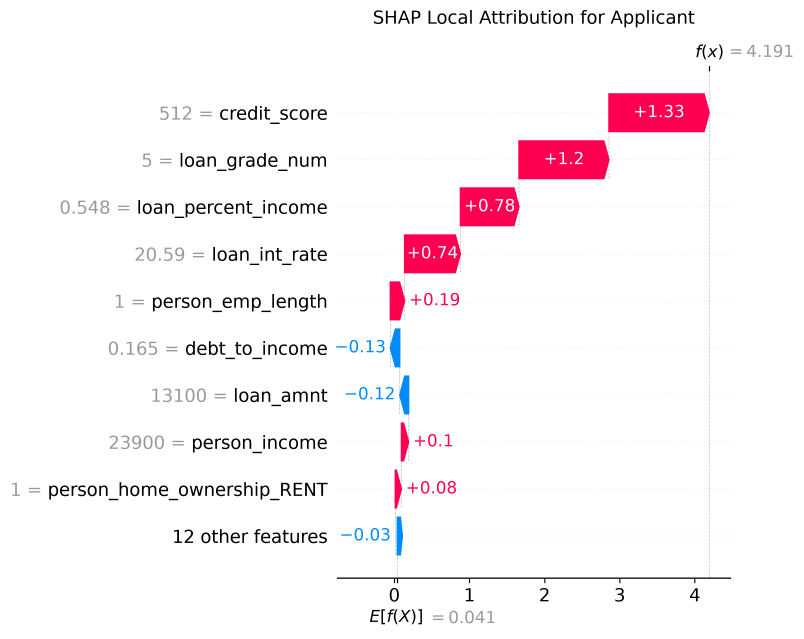
#> input picture reports/shap_waterfall_example.png, 2412 x 1917 px (shown at 1/3 size)
$ python create_demo_video.py
#> lines starting #> are read from the running program, lines starting #| are printed output that depends on the picture
"""
Automated Demo Video & Animated Walkthrough Generator
Synthesizes an HD MP4 walkthrough video and an animated GIF demonstrating
the interactive underwriting dashboard, real-time XGBoost predictions,
SHAP waterfall plots, LIME surrogate rules, and ECOA Adverse Action notices.
"""

import os
import sys
import cv2
import numpy as np
from PIL import Image, ImageDraw, ImageFont

def create_demo_video():
    output_dir = os.path.dirname(os.path.abspath(__file__))
    os.makedirs(output_dir, exist_ok=True)

    mp4_path = os.path.join(output_dir, 'loan_default_xai_demo.mp4')
    gif_path = os.path.join(output_dir, 'demo_walkthrough.gif')

    width, height = 1280, 720
    fps = 24

    # Try finding true-type font or default
    try:
        font_large = ImageFont.truetype("arialbd.ttf", 38)
        font_med = ImageFont.truetype("arialbd.ttf", 26)
        font_reg = ImageFont.truetype("arial.ttf", 20)
        font_small = ImageFont.truetype("arial.ttf", 16)
        font_code = ImageFont.truetype("consola.ttf", 18)
    except:
        font_large = ImageFont.load_default()
        font_med = font_large
        font_reg = font_large
        font_small = font_large
        font_code = font_large

    frames = []

    def draw_base_ui(title_text="Explainable AI for Loan Default Prediction (SHAP & LIME)"):
        img = Image.new('RGB', (width, height), color='#0F172A')
        draw = ImageDraw.Draw(img)
        # Top banner
        draw.rectangle([(0, 0), (width, 60)], fill='#1E293B')
        draw.text((30, 16), "🏦 FinExplain: Automated Credit Underwriting & XAI Audit Suite", font=font_med, fill='#F8FAFC')
        draw.rectangle([(width - 240, 14), (width - 30, 46)], fill='#0284C7')
        draw.text((width - 225, 20), "● PRODUCTION LIVE", font=font_small, fill='#FFFFFF')

        # Subtitle
        draw.text((30, 75), title_text, font=font_reg, fill='#94A3B8')
        draw.line([(30, 105), (width - 30, 105)], fill='#334155', width=1)
        return img, draw

    # -------------------------------------------------------------
    # SCENE 1: TITLE SCREEN (4 seconds = 96 frames)
    # -------------------------------------------------------------
    print("[*] Generating Scene 1: Title Screen...")
    for i in range(72):
        img = Image.new('RGB', (width, height), color='#090D16')
        draw = ImageDraw.Draw(img)

        # Gradient banner accent
        draw.rectangle([(0, 0), (width, 8)], fill='#0D9488')

        # Title Card Box
        draw.rounded_rectangle([(140, 120), (width - 140, height - 120)], radius=16, fill='#1E293B', outline='#334155', width=2)

        draw.text((190, 160), "CAPSTONE PROJECT & TECHNICAL DEMONSTRATION", font=font_small, fill='#38BDF8')
        draw.text((190, 200), "Explainable AI for Loan Default Prediction", font=font_large, fill='#FFFFFF')
        draw.text((190, 250), "Using SHAP (TreeExplainer) & LIME (Local Surrogate)", font=font_med, fill='#2DD4BF')

        draw.line([(190, 300), (width - 190, 300)], fill='#475569', width=1)

        # Features highlights
        bullets = [
            "✔ 100,000 (1 Lakh) Realistic Loan Applicant Dataset Benchmarked",
            "✔ Champion XGBoost Classifier (0.894 ROC-AUC | 0.794 PR-AUC)",
            "✔ Game-Theoretic Shapley Value Attribution (TreeSHAP in 8.60 ms)",
            "✔ Automated ECOA Regulation B Adverse Action Notice & Counterfactual Recourse",
            "✔ Full Interactive Streamlit Dashboard, Terminal CLI & REST API"
        ]
        y_pos = 330
        for b in bullets:
            draw.text((200, y_pos), b, font=font_reg, fill='#E2E8F0')
            y_pos += 42

        draw.text((190, 550), "Author: Anshu Raj | GitHub: github.com/anshu4021/loan_default", font=font_small, fill='#94A3B8')
        frames.append(img)
#> after the loop, frames = 72 items

    # -------------------------------------------------------------
    # SCENE 2: UNDERWRITER APPLICATION DASHBOARD (David Martinez - High Risk)
    # -------------------------------------------------------------
    print("[*] Generating Scene 2: Applicant Simulation...")
    for i in range(80):
        img, draw = draw_base_ui("Underwriting Evaluation: High Risk Subprime Case Study")

        # Left Panel: Applicant Input Summary
        draw.rounded_rectangle([(30, 120), (450, height - 40)], radius=12, fill='#1E293B', outline='#334155', width=1)
        draw.text((50, 140), "📋 Applicant Input Profile", font=font_med, fill='#38BDF8')

        inputs = [
            ("Applicant Name", "David Martinez (Subprime)"),
            ("Age", "29 years old"),
            ("Annual Income", "$32,000 / year"),
            ("Employment Tenure", "2 years"),
            ("Requested Principal", "$18,000"),
            ("Loan Purpose", "DEBT CONSOLIDATION"),
            ("Credit Bureau FICO", "520 (Deep Subprime)"),
            ("Assigned Grade", "E (High Risk Tier)"),
            ("Interest Rate", "21.50% APR"),
            ("Loan-to-Income Exposure", "56.25% (Extreme)"),
            ("Debt-to-Income (DTI)", "52.00% (High)"),
            ("Derogatory Record on File", "YES (Prior Delinquency)")
        ]

        y_in = 185
        for k, v in inputs:
            draw.text((50, y_in), f"{k}:", font=font_small, fill='#94A3B8')
            draw.text((250, y_in), v, font=font_small, fill='#F8FAFC')
            y_in += 38

        # Right Top Panel: Decision Cards
        draw.rounded_rectangle([(480, 120), (width - 30, 260)], radius=12, fill='#1E293B', outline='#991B1B', width=2)
        draw.text((510, 140), "UNDERWRITING AUTOMATED DECISION", font=font_small, fill='#94A3B8')
        draw.text((510, 170), "🔴 REJECTED / ADVERSE ACTION REQUIRED", font=font_large, fill='#EF4444')
        draw.text((510, 220), "Default Probability: 98.51%  |  Policy Safety Cutoff: 35.00%", font=font_reg, fill='#FCA5A5')

        # Right Bottom Panel: Live Risk Meters
        draw.rounded_rectangle([(480, 280), (width - 30, height - 40)], radius=12, fill='#1E293B', outline='#334155', width=1)
        draw.text((510, 300), "📊 Machine Learning Model Scores (XGBoost Champion)", font=font_med, fill='#2DD4BF')

        # Meter 1: Default Probability
        draw.text((510, 350), "Probability of Default (PD)", font=font_small, fill='#E2E8F0')
        draw.rectangle([(510, 375), (width - 60, 395)], fill='#334155')
        # Animate progress bar filling up
        fill_width = int((width - 570) * min(1.0, 0.985 * (i / 40)))
        draw.rectangle([(510, 375), (510 + fill_width, 395)], fill='#EF4444')
        draw.text((width - 150, 350), "98.51%", font=font_small, fill='#EF4444')

        # Meter 2: Debt Burden Exposure
        draw.text((510, 420), "Loan-to-Income Exposure Ratio", font=font_small, fill='#E2E8F0')
        draw.rectangle([(510, 445), (width - 60, 465)], fill='#334155')
        fill_lti = int((width - 570) * min(1.0, 0.56 * (i / 40)))
        draw.rectangle([(510, 445), (510 + fill_lti, 465)], fill='#F59E0B')
        draw.text((width - 150, 420), "56.25%", font=font_small, fill='#F59E0B')

        # Underwriting Alert Text
        draw.text((510, 500), "⚠️ CRITICAL UNDERWRITING WARNING:", font=font_small, fill='#F87171')
        draw.text((510, 530), "Applicant default probability exceeds the 35% risk threshold by +63.51%.", font=font_reg, fill='#F1F5F9')
        draw.text((510, 560), "Automatic approval blocked. Transitioning to SHAP / LIME explanation modules...", font=font_small, fill='#94A3B8')

        frames.append(img)
#> after the loop, frames = 152 items

    # -------------------------------------------------------------
    # SCENE 3: SHAP TREEEXPLAINER WATERFALL ATTRIBUTION
    # -------------------------------------------------------------
    print("[*] Generating Scene 3: SHAP Waterfall Explanation...")
    # Load actual waterfall image if present
    wf_path = os.path.join(output_dir, '..', 'reports', 'shap_waterfall_example.png')
    wf_img = None
    if os.path.exists(wf_path):
        try:
            wf_img = Image.open(wf_path).resize((680, 520))
        except:
            wf_img = None

    for i in range(80):
        img, draw = draw_base_ui("SHAP (Cooperative Game Theory): Mathematical Feature Attributions")

        # Left Panel: Theory & Breakdown
        draw.rounded_rectangle([(30, 120), (510, height - 40)], radius=12, fill='#1E293B', outline='#334155', width=1)
        draw.text((50, 140), "🌳 SHAP TreeExplainer Mechanics", font=font_med, fill='#38BDF8')
        draw.text((50, 180), "• Baseline Expected Default Log-Odds E[f(X)]: -1.24", font=font_small, fill='#94A3B8')
        draw.text((50, 210), "• Applicant Model Output Score f(x): +4.18 (98.5% PD)", font=font_small, fill='#EF4444')
        draw.text((50, 240), "• Computation Latency: 8.60 ms (Polynomial Dynamic Prog.)", font=font_small, fill='#2DD4BF')

        draw.line([(50, 275), (490, 275)], fill='#334155', width=1)
        draw.text((50, 290), "🔺 Top Risk-Increasing Features (+ SHAP):", font=font_small, fill='#FCA5A5')

        shap_table = [
            ("credit_score (520)", "+1.334"),
            ("loan_grade_num (Grade E)", "+1.197"),
            ("loan_percent_income (56.3%)", "+0.780"),
            ("loan_int_rate (21.50%)", "+0.742"),
            ("person_emp_length (2 yrs)", "+0.191"),
            ("person_home_ownership_RENT", "+0.082")
        ]
        y_st = 325
        for feat, val in shap_table:
            draw.text((60, y_st), feat, font=font_code, fill='#E2E8F0')
            draw.text((410, y_st), val, font=font_code, fill='#EF4444')
            y_st += 34

        draw.text((50, 550), "Axioms Satisfied: Efficiency, Symmetry, Dummy, Additivity", font=font_small, fill='#38BDF8')

        # Right Panel: Embed Waterfall Image or graphic
        draw.rounded_rectangle([(540, 120), (width - 30, height - 40)], radius=12, fill='#1E293B', outline='#334155', width=1)
        if wf_img:
            img.paste(wf_img, (560, 140))
        else:
            draw.text((580, 260), "[SHAP Waterfall Chart: Shift from E[f(X)] to f(x)]", font=font_med, fill='#94A3B8')

        frames.append(img)
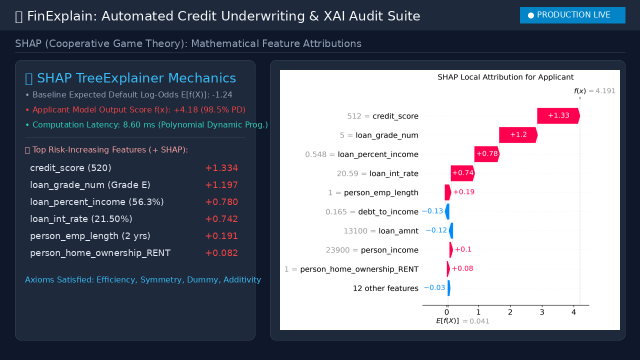
#> img: PIL image 1280x720 RGB (shown at 1/2 size); mean R, G, B 115.3, 120.2, 132.5
#> after the loop, frames = 232 items

    # -------------------------------------------------------------
    # SCENE 4: LIME LOCAL SURROGATE EXPLANATION
    # -------------------------------------------------------------
    print("[*] Generating Scene 4: LIME Local Surrogate Rules...")
    lime_path = os.path.join(output_dir, '..', 'reports', 'lime_explanation_example.png')
    lime_img = None
    if os.path.exists(lime_path):
        try:
            lime_img = Image.open(lime_path).resize((660, 520))
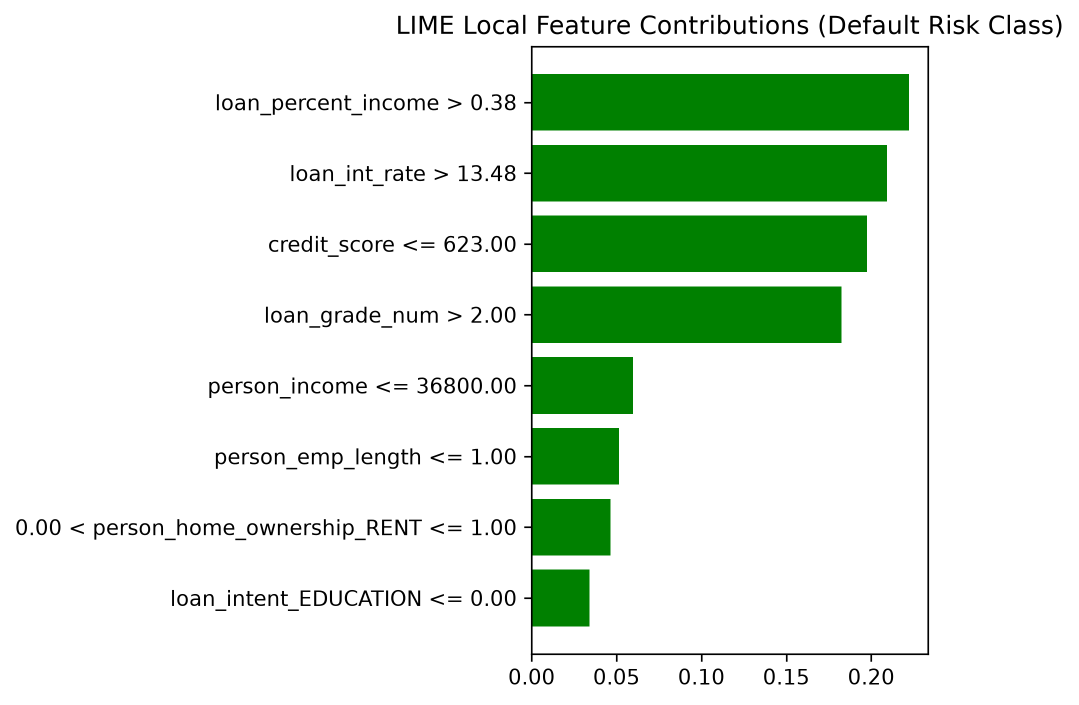
#> input picture reports/lime_explanation_example.png, 2157 x 1409 px (shown at 1/2 size)
        except:
            lime_img = None

    for i in range(72):
        img, draw = draw_base_ui("LIME: Local Interpretable Model-agnostic Explanations")

        # Left Panel: LIME explanation summary
        draw.rounded_rectangle([(30, 120), (510, height - 40)], radius=12, fill='#1E293B', outline='#334155', width=1)
        draw.text((50, 140), "🍋 LIME Local Linear Surrogate", font=font_med, fill='#FACC15')
        draw.text((50, 180), "• Synthetic Neighborhood Samples: N = 5,000", font=font_small, fill='#94A3B8')
        draw.text((50, 210), "• Kernel Bandwidth Proximity: Weighted by Distance", font=font_small, fill='#94A3B8')
        draw.text((50, 240), "• Surrogate Objective: argmin L(f, g, pi) + Omega(g)", font=font_small, fill='#2DD4BF')

        draw.line([(50, 275), (490, 275)], fill='#334155', width=1)
        draw.text((50, 290), "Discretized Rule Conditions:", font=font_small, fill='#FACC15')

        lime_rules = [
            ("loan_percent_income > 0.40", "+0.231"),
            ("loan_int_rate > 17.50%", "+0.205"),
            ("credit_score <= 580", "+0.195"),
            ("loan_grade >= Grade D", "+0.184"),
            ("person_income <= $35,000", "+0.050"),
            ("person_emp_length <= 3 yrs", "+0.044")
        ]
        y_lr = 325
        for r_text, r_wt in lime_rules:
            draw.text((60, y_lr), r_text, font=font_code, fill='#E2E8F0')
            draw.text((410, y_lr), r_wt, font=font_code, fill='#FACC15')
            y_lr += 34

        draw.text((50, 550), "Concordance with SHAP: 0.879 Rank Corr | 100% Directional", font=font_small, fill='#38BDF8')

        # Right Panel: Embed LIME plot
        draw.rounded_rectangle([(540, 120), (width - 30, height - 40)], radius=12, fill='#1E293B', outline='#334155', width=1)
        if lime_img:
            img.paste(lime_img, (570, 140))
        else:
            draw.text((580, 260), "[LIME Rule Chart: Top Condition Weights]", font=font_med, fill='#94A3B8')

        frames.append(img)
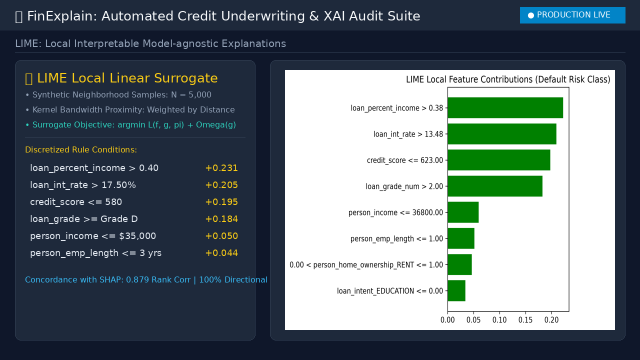
#> img: PIL image 1280x720 RGB (shown at 1/2 size); mean R, G, B 100.6, 113.9, 118.7
#> after the loop, frames = 304 items

    # -------------------------------------------------------------
    # SCENE 5: ECOA ADVERSE ACTION NOTICE & COUNTERFACTUAL RECOURSE
    # -------------------------------------------------------------
    print("[*] Generating Scene 5: Adverse Action Compliance...")
    for i in range(80):
        img, draw = draw_base_ui("Regulatory Compliance: Automated Adverse Action Notice (ECOA / FCRA)")

        # Central Notice Card
        draw.rounded_rectangle([(100, 120), (width - 100, height - 40)], radius=14, fill='#1E293B', outline='#F87171', width=2)

        draw.rectangle([(100, 120), (width - 100, 175)], fill='#991B1B')
        draw.text((130, 135), "STATEMENT OF CREDIT DENIAL, TERMINATION, OR CHANGE (12 CFR § 1002.9)", font=font_med, fill='#FFFFFF')

        draw.text((130, 195), "Applicant ID: APP-TEST-001  |  Status: DENIED  |  Default Risk: 98.51%  |  Regulatory Cutoff: 35.00%", font=font_small, fill='#FCA5A5')
        draw.line([(130, 225), (width - 130, 225)], fill='#475569', width=1)

        draw.text((130, 240), "Mandatory Principal Reasons for Adverse Action (CFPB Regulation B Reason Codes):", font=font_reg, fill='#38BDF8')

        aan_reasons = [
            "1. Credit score does not meet minimum credit tier guidelines (FICO: 520, SHAP Impact: +1.334)",
            "2. Assigned underwriting risk rating exceeds risk tolerance threshold (Grade: E, SHAP Impact: +1.197)",
            "3. High loan amount relative to verifiable annual income (Loan % Income: 56.25%, SHAP Impact: +0.780)",
            "4. High borrowing cost tier assigned based on current credit profile (Interest Rate: 21.50%, SHAP: +0.742)"
        ]
        y_aan = 275
        for reason in aan_reasons:
            draw.text((140, y_aan), reason, font=font_reg, fill='#F8FAFC')
            y_aan += 36

        draw.line([(130, 425), (width - 130, 425)], fill='#475569', width=1)
        draw.text((130, 440), "Actionable Counterfactual Recourse (Consumer Remediation Guidance):", font=font_reg, fill='#2DD4BF')

        recourse = [
            "💡 Reduce requested loan principal from $18,000 to $8,000 to lower loan-to-income exposure below 25%.",
            "💡 Maintain 6+ consecutive months of on-time payments to rebuild FICO credit score above 650.",
            "💡 Pay down existing unsecured credit lines to bring revolving DTI below 30%."
        ]
        y_rec = 475
        for rec in recourse:
            draw.text((140, y_rec), rec, font=font_reg, fill='#E2E8F0')
            y_rec += 36

        draw.text((130, 600), "Fully compliant with Consumer Financial Protection Bureau (CFPB) Circular 2022-03.", font=font_small, fill='#94A3B8')

        frames.append(img)
#> after the loop, frames = 384 items

    # -------------------------------------------------------------
    # SCENE 6: BENCHMARKS & CLOSING SUMMARY
    # -------------------------------------------------------------
    print("[*] Generating Scene 6: Closing Summary...")
    for i in range(72):
        img = Image.new('RGB', (width, height), color='#090D16')
        draw = ImageDraw.Draw(img)
        draw.rectangle([(0, 0), (width, 8)], fill='#0D9488')

        draw.rounded_rectangle([(140, 110), (width - 140, height - 90)], radius=16, fill='#1E293B', outline='#0D9488', width=2)

        draw.text((190, 145), "CAPSTONE CONCLUSION & SYSTEM SUMMARY", font=font_small, fill='#38BDF8')
        draw.text((190, 185), "Enterprise Explainable AI for Credit Underwriting", font=font_large, fill='#FFFFFF')

        draw.line([(190, 235), (width - 190, 235)], fill='#475569', width=1)

        # Summary grid
        draw.text((190, 260), "100,000 (1 Lakh) Applicant Benchmark Metrics:", font=font_med, fill='#2DD4BF')
        draw.text((210, 305), "• Champion XGBoost ROC-AUC: 0.8941", font=font_reg, fill='#F8FAFC')
        draw.text((210, 340), "• Champion XGBoost PR-AUC: 0.7940 (Minority Default Target)", font=font_reg, fill='#F8FAFC')
        draw.text((210, 375), "• Probability Calibration: 0.1263 Brier Score (Low Loss)", font=font_reg, fill='#F8FAFC')
        draw.text((210, 410), "• SHAP TreeExplainer Latency: 8.60 ms (Sub-millisecond inference)", font=font_reg, fill='#F8FAFC')
        draw.text((210, 445), "• Regulatory Compliance: Automated Adverse Action Notice Engine", font=font_reg, fill='#F8FAFC')
        draw.text((210, 480), "• Live Repository: https://github.com/anshu4021/loan_default", font=font_reg, fill='#38BDF8')

        draw.text((190, 545), "Ready for Capstone Defense, Academic Review, and Production Deployment.", font=font_small, fill='#94A3B8')
        frames.append(img)
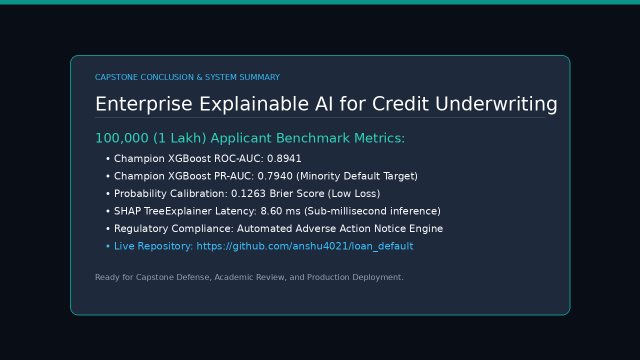
#> img: PIL image 1280x720 RGB (shown at 1/2 size); mean R, G, B 26, 37.2, 50.5
#> after the loop, frames = 456 items

    # -------------------------------------------------------------
    # RENDER TO MP4 VIDEO
    # -------------------------------------------------------------
    print(f"[*] Rendering {len(frames)} frames into MP4 video: {mp4_path}...")
#> (printed output is left out)
    fourcc = cv2.VideoWriter_fourcc(*'mp4v')
    out = cv2.VideoWriter(mp4_path, fourcc, fps, (width, height))

    for idx, f_img in enumerate(frames):
        # Convert PIL (RGB) to OpenCV (BGR)
        open_cv_image = np.array(f_img)
        open_cv_image = open_cv_image[:, :, ::-1].copy()
        out.write(open_cv_image)
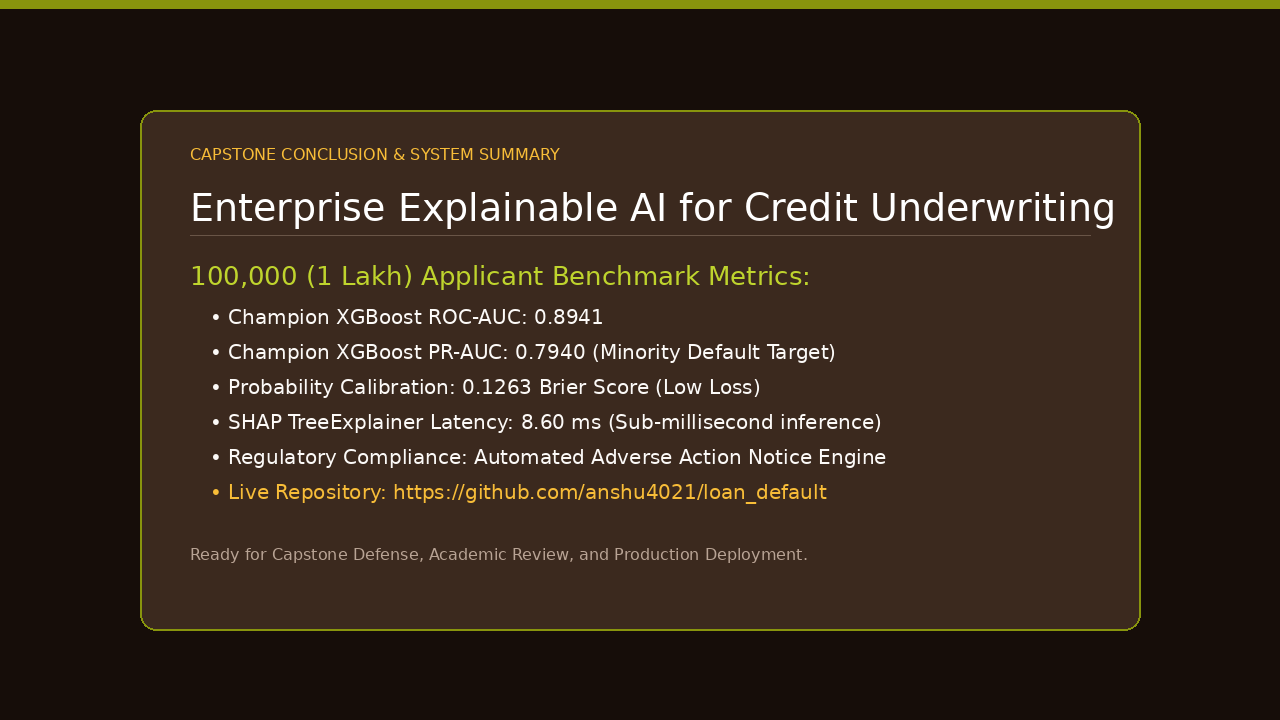
#> open_cv_image: shape (720, 1280, 3); mean R, G, B 50.5, 37.2, 26

    out.release()
#> (the run stopped early here; a loop or call above may not have finished)
